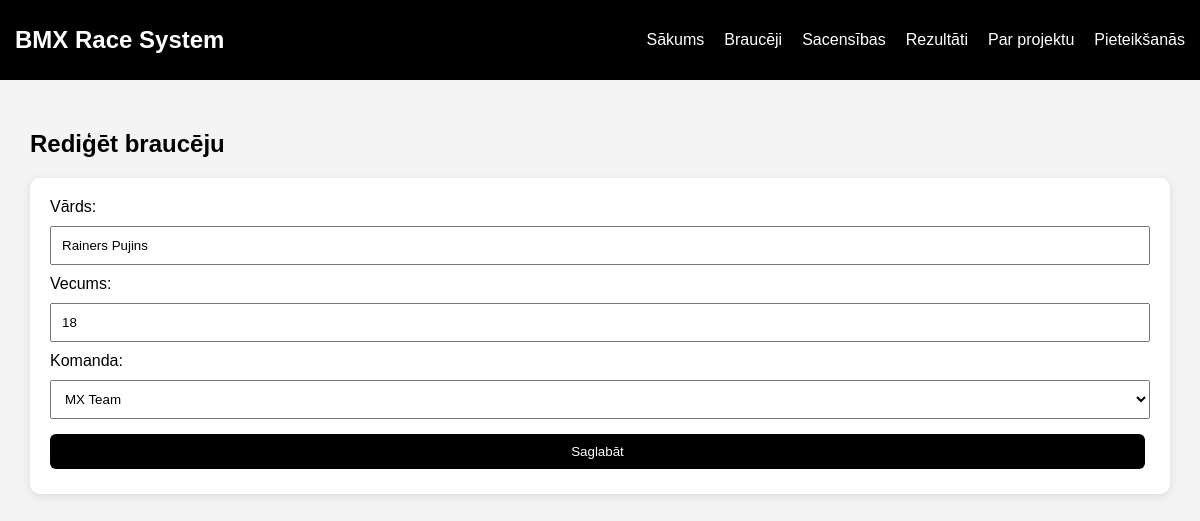
Page /edit_rider/3 on the earlier database version.
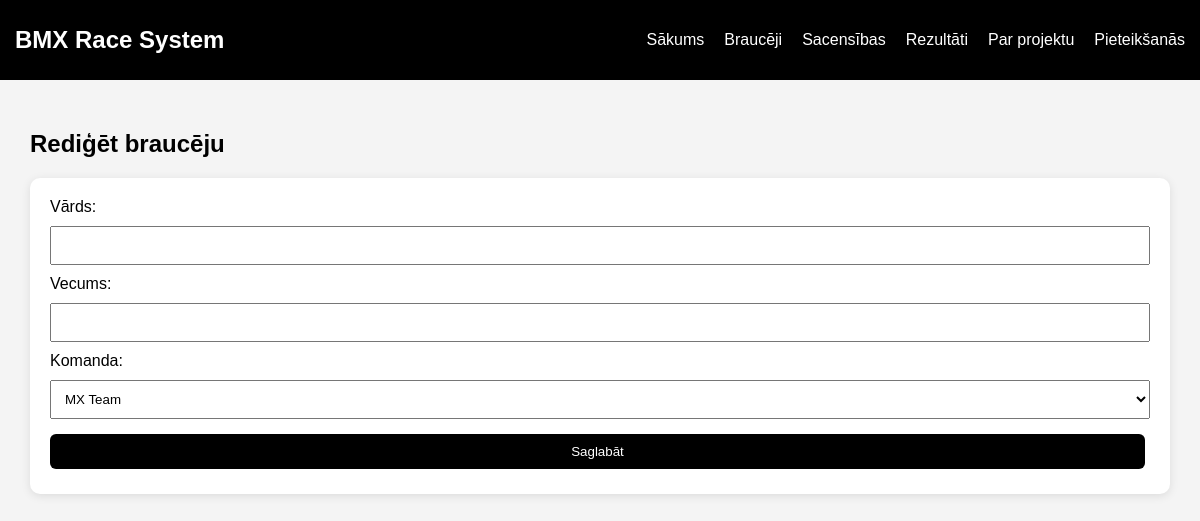
Same page on the later database version.
### tables this page shows
CREATE TABLE riders (
            id INTEGER PRIMARY KEY AUTOINCREMENT,
            name TEXT NOT NULL,
            age INTEGER NOT NULL,
            team_id INTEGER,
            FOREIGN KEY (team_id) REFERENCES teams (id)
        );

### app.py (the view, shortened to what this page needs)
@app.route("/edit_rider/<int:id>", methods=["GET", "POST"])
def edit_rider(id):
    conn = get_db_connection()
    rider = conn.execute("SELECT * FROM riders WHERE id = ?", (id,)).fetchone()
    teams = conn.execute("SELECT * FROM teams").fetchall()
    conn.close()
    return render_template("edit_rider.html", rider=rider, teams=teams)

### app.py (called while the page is built)
def get_db_connection():
    conn = sqlite3.connect("database.db")
    conn.row_factory = sqlite3.Row
    return conn

### templates/edit_rider.html
{% extends "base.html" %}
{% block content %}
<h2>Rediģēt braucēju</h2>
<form method="POST" class="card">
    <label>Vārds:</label>
    <input type="text" name="name" value="{{ rider.name }}" required>
    <label>Vecums:</label>
    <input type="number" name="age" value="{{ rider.age }}" required>
    <label>Komanda:</label>
    <select name="team_id">
        {% for team in teams %}
        <option value="{{ team.id }}">{{ team.name }}</option>
        {% endfor %}
    </select>
    <button type="submit">Saglabāt</button>
</form>
{% endblock %}

Differences in the rows shown:
removed riders: name "Rainers Pujins", age "18"
